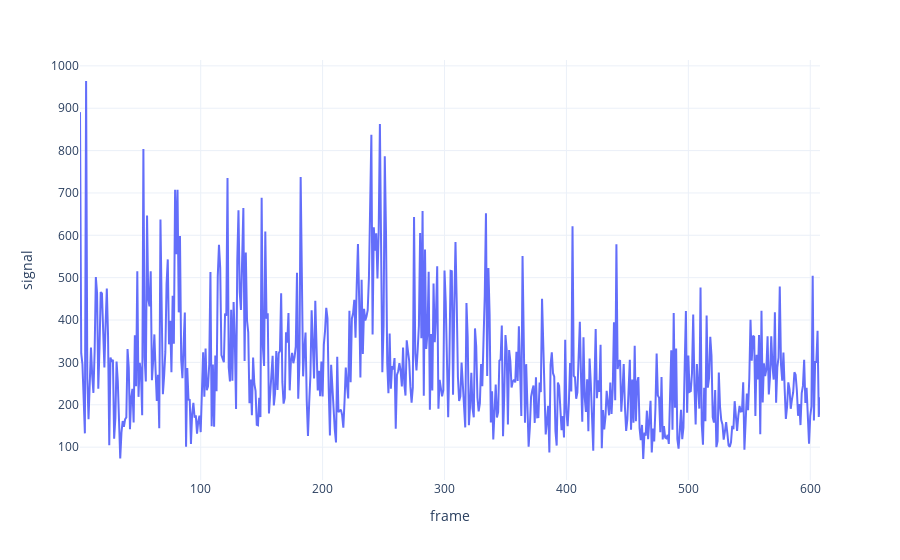

Notebook source saved alongside this figure:
### Code cell
get_signal_dataframe(signal_container).pipe(lambda df: px.line(df, x="frame", y="signal", template="plotly_white"))

### Figure 1 — Plotly figure (JSON) as saved in the notebook; plotly's stock layout.template omitted (floating-point values rounded to 4 significant figures; data arrays with more than 128 entries replaced by an {"elided": "..."} marker saying what was removed)
{"data": [{"hovertemplate": "frame=%{x}<br>signal=%{y}<extra></extra>", "legendgroup": "", "line": {"color": "#636efa", "dash": "solid"}, "marker": {"symbol": "circle"}, "mode": "lines", "name": "", "orientation": "v", "showlegend": false, "type": "scatter", "x": {"elided": "608 int values"}, "xaxis": "x", "y": {"elided": "608 float values"}, "yaxis": "y"}], "layout": {"legend": {"tracegroupgap": 0}, "margin": {"t": 60}, "xaxis": {"anchor": "y", "domain": [0, 1], "title": {"text": "frame"}}, "yaxis": {"anchor": "x", "domain": [0, 1], "title": {"text": "signal"}}}}
